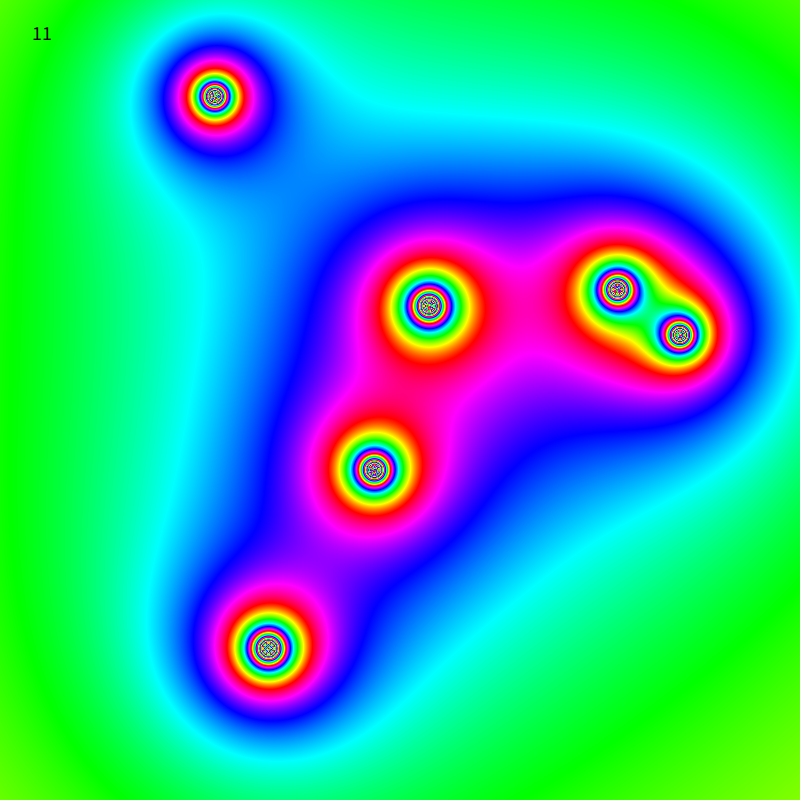
Frame 1 (no input)
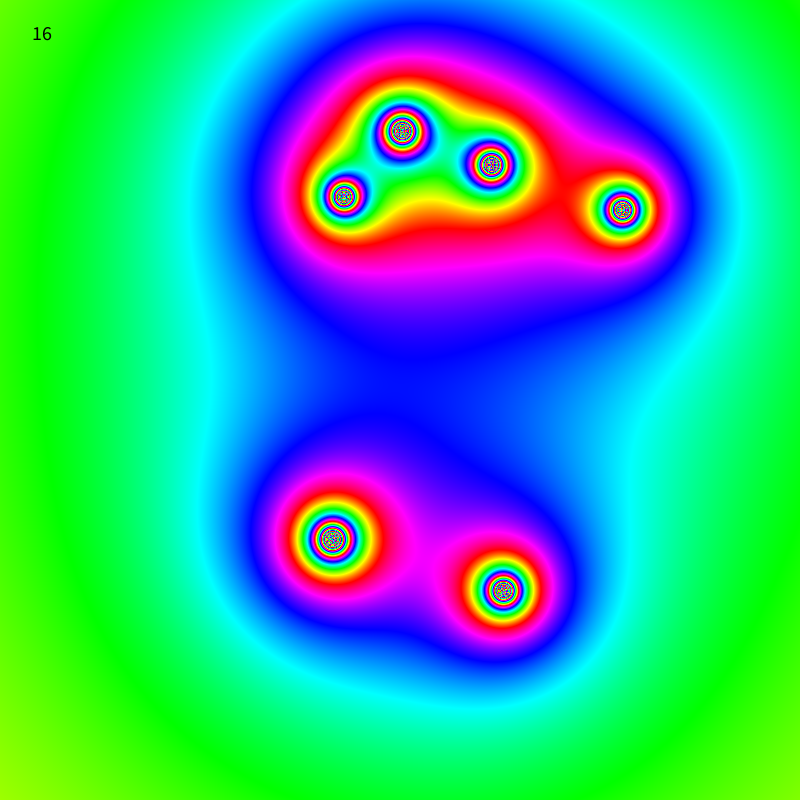
Frame 60 (the mouse pressed at the canvas centre just before this capture)
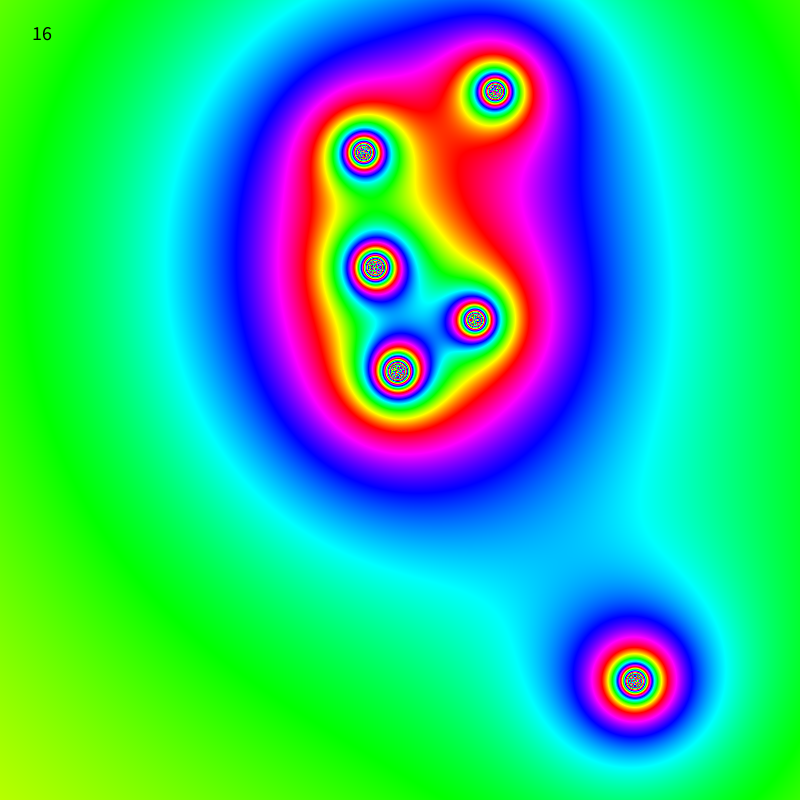
Frame 120 (the mouse held since frame 60 and released just before this capture)

The Processing sketch that drew these frames (run headless with seeded random() and noise(); from frame 60 on, the mouse is pressed at the canvas centre):

// Processing sketch: MetaBallSimulation
// ── MetaBallSimulation.pde
void settings()
{
  //fullScreen();
  size(800,800);
}

/*
*
*
*      FrameRate issue...code optimization and maybe GPU rendering (shaders) 
*
*/

int numberOfBalls = 6;
MetaBall [] MBalls = new MetaBall[numberOfBalls];

void setup()
{
  for(int i=0;i<MBalls.length;++i)
    MBalls[i] = new MetaBall(random(80,150));
  fill(0);
  textSize(width/40);
}

void draw()
{
  background(0);
  drawPixelField();
  for(MetaBall b : MBalls)
    b.update();
  text(floor(frameRate),width/25,height/20);
}

void drawPixelField()
{
  colorMode(HSB);
  loadPixels();
  float hu;
  for(int j=0;j<width * height;++j)
  {
    //for(int k =0;k<height;++k)
    //{
       int index = j;// + k * width;//blu bla bleh
       hu = 0;
       for(MetaBall b : MBalls)
         hu += 60 * b.radius/dist(j % width,j/width,b.pos.x,b.pos.y);
       pixels[index] = color(hu % 255,255,255);
   // }
  }
  updatePixels();
}

// ── MetaBall.pde
class MetaBall
{
  float radius;
  PVector pos;
  PVector vel;
  //PVector attraction;
  
  MetaBall(float size)
  {
    radius = size;
    pos = new PVector(random(radius,width-radius),random(radius,height- radius));
    vel = PVector.random2D();
    vel.mult(3);
  }
  
  void update()
  {
    pos.add(vel);
    if(pos.x > width - radius || pos.x < radius)
      vel.x = - vel.x;
    if(pos.y > height - radius || pos.y < radius)
      vel.y = - vel.y;
  }
  
  void putBall()
  {
    colorMode(RGB);
    fill(255);
    ellipse(pos.x,pos.y,radius * 2,radius * 2);
    update();
  }
}
